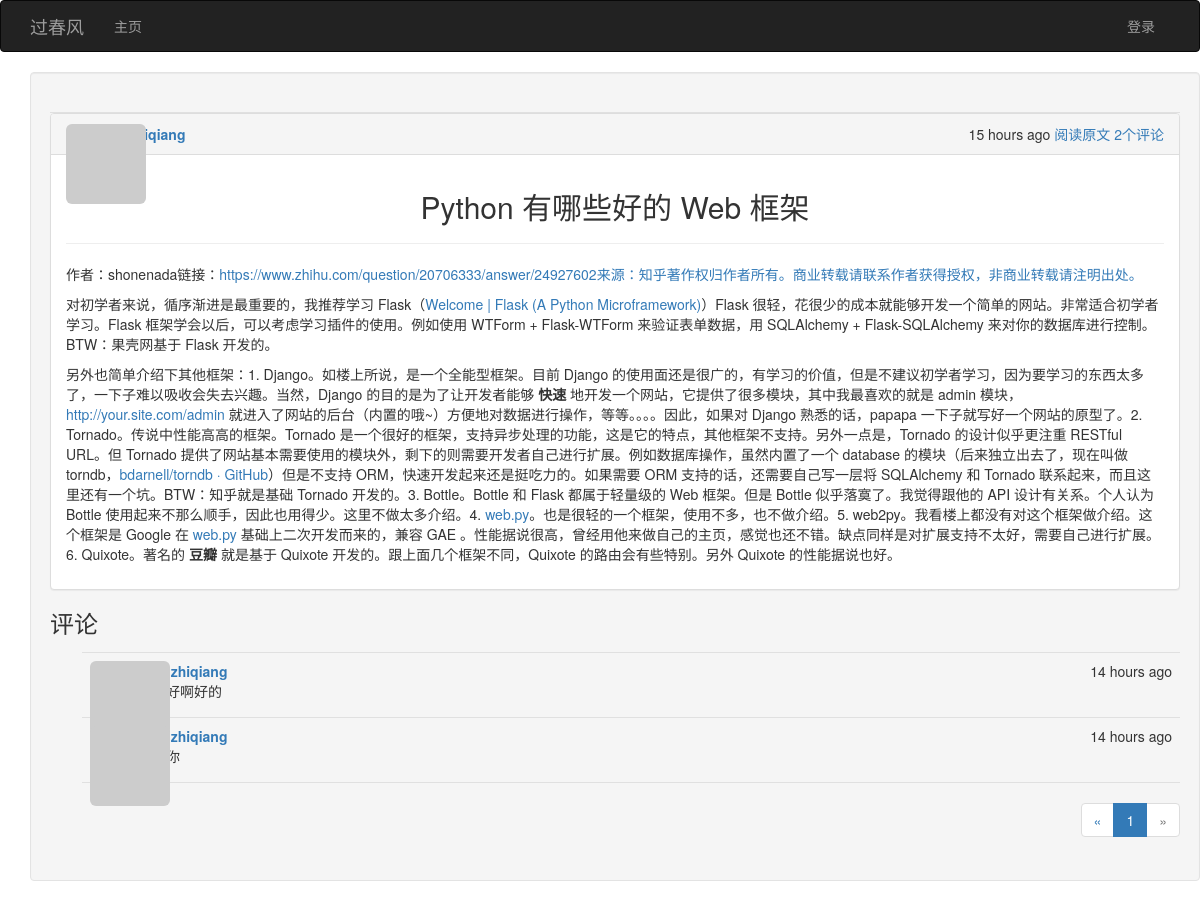
/post/108, run on the app's committed database.
### app/models.py (models this page shows, shortened)
class Post(db.Model):
	__tablename__='posts'
	id=db.Column(db.Integer,primary_key=True)
	body=db.Column(db.Text)
	title=db.Column(db.Text)
	timestamp=db.Column(db.DateTime,index=True,default=datetime.utcnow)
	author_id=db.Column(db.Integer,db.ForeignKey('users.id'))
	body_html=db.Column(db.Text)
	comments=db.relationship('Comment',backref='post',lazy='dynamic')

class Comment(db.Model):
	__tablename__='comments'
	id=db.Column(db.Integer,primary_key=True)
	body=db.Column(db.Text)
	body_html=db.Column(db.Text)
	timestamp=db.Column(db.DateTime,index=True,default=datetime.utcnow)
	disabled=db.Column(db.Boolean)
	author_id=db.Column(db.Integer,db.ForeignKey('users.id'))
	post_id=db.Column(db.Integer,db.ForeignKey('posts.id'))

class User(UserMixin,db.Model):
	__tablename__='users'
	id=db.Column(db.Integer,primary_key=True)
	email=db.Column(db.String(64),unique=True,index=True)
	username=db.Column(db.String(64),unique=True,index=True)
	role_id=db.Column(db.Integer,db.ForeignKey('roles.id'))
	password_hash=db.Column(db.String(128))
	confirmed=db.Column(db.Boolean,default=False)
	name=db.Column(db.String(64))
	location=db.Column(db.String(64))
	about_me=db.Column(db.Text())
	member_since=db.Column(db.DateTime(),default=datetime.utcnow)
	last_seen=db.Column(db.DateTime(),default=datetime.utcnow)
	avatar_hash=db.Column(db.String(32))
	posts=db.relationship('Post',backref='author',lazy='dynamic')
	followed=db.relationship('Follow',foreign_keys=[Follow.follower_id],backref=db.backref('follower',lazy='joined'),lazy='dynamic')
	followers=db.relationship('Follow',foreign_keys=[Follow.followed_id],backref=db.backref('followed',lazy='joined'),
		lazy='dynamic',cascade='all,delete-orphan')
	comments=db.relationship('Comment',backref='author',lazy='dynamic')
	def gravatar(self,size=100,default='identicon',rating='g'):
		if request.is_secure:
			url='https://secure.gravatar.com/avatar'
		else:
			url='http://www.gravatar.com/avatar'
		hash=self.avatar_hash or hashlib.md5(self.email.encode('utf-8')).hexdigest()
		return '{url}/{hash}?s={size}&d={default}&r={rating}'.format(url=url,hash=hash,
			size=size,default=default,rating=rating)
	@property
	def password(self):
		raise AttributeError('password is not a readable attribute')

### app/main/views.py (the view)
@main.route('/post/<int:id>',methods=['GET','POST'])
def post(id):
	post=Post.query.get_or_404(id)
	form=CommentForm()
	if form.validate_on_submit():
		comment=Comment(body=form.body.data,post=post,author=current_user._get_current_object())
		db.session.add(comment)
		flash('评论已经成功')
		return redirect(url_for('.post',id=post.id,page=-1))
	page=request.args.get('page',1,type=int)
	if page==-1:
		page=(post.comments.count()-1)/\
			current_app.config['FLASK_COMMETS_PER_PAGE']+1
	pagination=post.comments.order_by(Comment.timestamp.asc()).paginate(page,per_page=current_app.config['FLASK_COMMETS_PER_PAGE'],error_out=False)
	comments=pagination.items
	return render_template('post.html',posts=[post],form=form,comments=comments,pagination=pagination)

### app/auth/views.py (called while the page is built)
@auth.before_app_request
def before_request():
	if current_user.is_authenticated :
		current_user.ping()
		if not current_user.confirmed \
				and request.endpoint \
				and request.endpoint[:5]!='auth.'\
				and request.endpoint !='static':
			return redirect(url_for('auth.unconfirmed'))

### app/main/__init__.py (called while the page is built)
@main.app_context_processor
def inject_permissions():
	return dict (Permission=Permission)

### app/main/views.py (called while the page is built)
@main.after_app_request
def after_request(response):
	for query in get_debug_queries():
		if query.duration>=current_app.config['FLASKY_SLOW_DB_QUERY_TIME']:
			current_app.logger.warning('Slow query:%s\n Parameters:%s\nDuration:%f\nContext:%s\n'%(
				query.statement,query.parameters,query.duration,query.context))
	return response

### app/models.py (called while the page is built)
	def can(self,permissions):
		return False

	def is_administrator(self):
		return False

### app/templates/post.html (shortened to what this page needs)
{%extends "base.html"%}
{% import "bootstrap/wtf.html" as wtf %}
{% import "_macros.html" as macros %}
{%block page_content%}
 <div class="container">
    <div class="row">
        <div class="col-md-12 well">
            {% set post_body = True %}
            {% include "_posts.html" %}
            <h3>评论</h3>
            {% include "_comments.html" %}
            <nav class="text-center">
            <div class="pagination">
                {{ macros.pagination_widget(pagination, 'main.post', id=posts[0].id) }}
            </div>
            </nav>
        </div>
    </div>
</div>
{% endblock%}

### app/templates/_posts.html (shortened to what this page needs)
<div class="posts" style="margin-top: 20px">
	{%for post in posts%}
	<div class="post panel panel-default">
    	<div class="panel-heading" style="display: flex; justify-content: space-between;">
    		<div>
				<div class="post-thumbnail">
					<a href="{{url_for('.user',username=post.author.username)}}">
						<img class="img-rounded profile-thumbnail"
							src="{{post.author.gravatar(size=25)}}">
					</a>
				</div>
				<div class="post-author">
				<a href="{{url_for('.user',username=post.author.username)}}">
				</a>
				</div>
			</div>
			<span class="post-footer">
                <span >{{ moment(post.timestamp).fromNow() }}</span>
                <span ><a href="{{ url_for('main.post', id=post.id) }}">阅读原文</a></span>
                <span ><a href="{{ url_for('main.post', id=post.id) }}">{{ post.comments.count() }}个评论</a></span>
            </span>
		</div>
	<div class="panel-body">
			<div class="post-title">
                        <h2 style="text-align:center"> {{ post.title }} </h2>
                        <hr />
            </div>
            {% if post_body %}
            <div class="post-body">
                    {% if post.body_html %}
                        {{ post.body_html|safe }}
                    {% else %}
                        {{ post.body }}
                    {% endif %}
             </div>
            {% endif %}
		</div>
	</div>
	{%endfor%}
</div>

### app/templates/_comments.html (shortened to what this page needs)
<ul class="comments">
	{%for comment in comments%}
	<li class="comment">
		<div class="comment-thumbnail">
			<a href="{{url_for('.user',username=comment.author.username)}}">
				<img class="img-rounded profile-thumbnail"
							src="{{comment.author.gravatar(size=40)}}">
			</a>
		</div>
		<div class="comment-content">
			<div class="comment-date">{{moment(comment.timestamp).fromNow()}}</div>
			<div class="comment-author"><a href="{{url_for('.user', username=comment.author.username)}}">
				{{comment.author.username}}</a></div>
			<div class="comment-body">
			{%if moderate or not comment.disabled%}
				{%if comment.body_html%}
					{{comment.body_html|safe}}
				{%else%}
					{{comment.body}}
				{%endif%}
			{%endif%}
			</div>
			</div>
	</li>
	{%endfor%}
</ul>

### app/static/styles.css (style rules this page uses)
.profile-thumbnail { position: absolute; }
div.post-title { margin:0 auto; }
div.posts { list-style-type: none; padding: 0px; margin: 16px 0px 0px 0px; border-top: 1px solid #e0e0e0; }
div.post-author { font-weight: bold; margin-left: 30px; }
div.post-thumbnail { position: absolute; }
span.post-footer { margin-right: 0px; }
ul.comments { list-style-type: none; padding: 0px; margin: 16px 0px 0px 0px; }
ul.comments li.comment { margin-left: 32px; padding: 8px; border-bottom: 1px solid #e0e0e0; }
ul.comments li.comment:nth-child(1) { border-top: 1px solid #e0e0e0; }
div.comment-date { float: right; }
div.comment-author { font-weight: bold; }
div.comment-thumbnail { position: absolute; }
div.comment-content { margin-left: 48px; min-height: 48px; }
div.pagination { width: 100%; text-align: right; padding: 0px; margin: 0px; }

### data on the page
Post: timestamp "15 hours ago", comments.count "2", title "Python 有哪些好的 Web 框架", body_html "作者：shonenada链接： https://www.zhihu.com/question/20706333/answer/24927602来源：知乎著作权归作者所有。商业转载请联系作者获得授权，非商业转载请注明出处。 对初学者来说，循序渐进是最重要的，我推荐学习 Flask（ Welcome | Flask (A Python Microframework) ）Flask 很轻，花很少的成本就能够开发一个简单的网站。非常适合初学者学习。Flask 框架学会以后，可以考虑学习插件的使用。例如使用 WTForm + Flask-WTForm 来验证表单数据，用 SQLAlchemy + Flask-SQLAlchemy 来对你的数据库进行控制。BTW：果壳网基于 Flask 开发的。 另外也简单介绍下其他框架：1. Django。如楼上所说，是一个全能型框架。目前 Django 的使用面还是很广的，有学习的价值，但是不建议初学者学习，因为要学习的东西太多了，一下子难以吸收会失去兴趣。当然，Django 的目的是为了让开发者能够 快速 地开发一个网站，它提供了很多模块，其中我最喜欢的就是 admin 模块， http://your.site.com/admin 就进入了网站的后台（内置的哦~）方便地对数据进行操作，等等。。。。因此，如果对 Django 熟悉的话，papapa 一下子就写好一个网站的原型了。2. Tornado。传说中性能高高的框架。Tornado 是一个很好的框架，支持异步处理的功能，这是它的特点，其他框架不支持。另外一点是，Tornado 的设计似乎更注重…"
Comment: timestamp "14 hours ago", author.username "chenzhiqiang", body_html "好好好啊好的"
Comment: timestamp "14 hours ago", author.username "chenzhiqiang"

### other printed values
{{ p }} "1"
